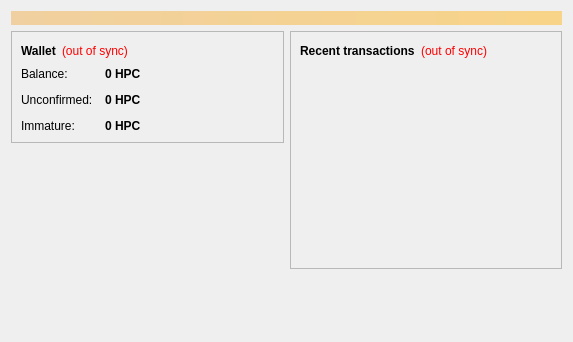
<?xml version="1.0" encoding="UTF-8"?>
<ui version="4.0">
 <class>OverviewPage</class>
 <widget class="QWidget" name="OverviewPage">
  <property name="geometry">
   <rect>
    <x>0</x>
    <y>0</y>
    <width>573</width>
    <height>342</height>
   </rect>
  </property>
  <property name="windowTitle">
   <string>Form</string>
  </property>
  <layout class="QVBoxLayout" name="topLayout">
   <item>
    <widget class="QLabel" name="labelAlerts">
     <property name="visible">
      <bool>false</bool>
     </property>
     <property name="styleSheet">
      <string notr="true">background-color: qlineargradient(x1: 0, y1: 0, x2: 1, y2: 0, stop:0 #F0D0A0, stop:1 #F8D488); color:#000000;</string>
     </property>
     <property name="wordWrap">
      <bool>true</bool>
     </property>
     <property name="margin">
      <number>3</number>
     </property>
    </widget>
   </item>
   <item>
    <layout class="QHBoxLayout" name="horizontalLayout" stretch="1,1">
     <item>
      <layout class="QVBoxLayout" name="verticalLayout_2">
       <item>
        <widget class="QFrame" name="frame">
         <property name="frameShape">
          <enum>QFrame::StyledPanel</enum>
         </property>
         <property name="frameShadow">
          <enum>QFrame::Raised</enum>
         </property>
         <layout class="QVBoxLayout" name="verticalLayout_4">
          <item>
           <layout class="QHBoxLayout" name="horizontalLayout_4">
            <item>
             <widget class="QLabel" name="label_5">
              <property name="font">
               <font>
                <weight>75</weight>
                <bold>true</bold>
               </font>
              </property>
              <property name="text">
               <string>Wallet</string>
              </property>
             </widget>
            </item>
            <item>
             <widget class="QLabel" name="labelWalletStatus">
              <property name="toolTip">
               <string>The displayed information may be out of date. Your wallet automatically synchronizes with the Bitcoin network after a connection is established, but this process has not completed yet.</string>
              </property>
              <property name="styleSheet">
               <string notr="true">QLabel { color: red; }</string>
              </property>
              <property name="text">
               <string notr="true">(out of sync)</string>
              </property>
              <property name="alignment">
               <set>Qt::AlignLeading|Qt::AlignLeft|Qt::AlignVCenter</set>
              </property>
             </widget>
            </item>
            <item>
             <spacer name="horizontalSpacer_2">
              <property name="orientation">
               <enum>Qt::Horizontal</enum>
              </property>
              <property name="sizeHint" stdset="0">
               <size>
                <width>40</width>
                <height>20</height>
               </size>
              </property>
             </spacer>
            </item>
           </layout>
          </item>
          <item>
           <layout class="QFormLayout" name="formLayout_2">
            <property name="fieldGrowthPolicy">
             <enum>QFormLayout::AllNonFixedFieldsGrow</enum>
            </property>
            <property name="horizontalSpacing">
             <number>12</number>
            </property>
            <property name="verticalSpacing">
             <number>12</number>
            </property>
            <item row="0" column="0">
             <widget class="QLabel" name="label">
              <property name="text">
               <string>Balance:</string>
              </property>
             </widget>
            </item>
            <item row="0" column="1">
             <widget class="QLabel" name="labelBalance">
              <property name="font">
               <font>
                <weight>75</weight>
                <bold>true</bold>
               </font>
              </property>
              <property name="cursor">
               <cursorShape>IBeamCursor</cursorShape>
              </property>
              <property name="toolTip">
               <string>Your current balance</string>
              </property>
              <property name="text">
               <string notr="true">0 HPC</string>
              </property>
              <property name="textInteractionFlags">
               <set>Qt::LinksAccessibleByMouse|Qt::TextSelectableByKeyboard|Qt::TextSelectableByMouse</set>
              </property>
             </widget>
            </item>
            <item row="1" column="0">
             <widget class="QLabel" name="label_3">
              <property name="text">
               <string>Unconfirmed:</string>
              </property>
             </widget>
            </item>
            <item row="1" column="1">
             <widget class="QLabel" name="labelUnconfirmed">
              <property name="font">
               <font>
                <weight>75</weight>
                <bold>true</bold>
               </font>
              </property>
              <property name="cursor">
               <cursorShape>IBeamCursor</cursorShape>
              </property>
              <property name="toolTip">
               <string>Total of transactions that have yet to be confirmed, and do not yet count toward the current balance</string>
              </property>
              <property name="text">
               <string notr="true">0 HPC</string>
              </property>
              <property name="textInteractionFlags">
               <set>Qt::LinksAccessibleByMouse|Qt::TextSelectableByKeyboard|Qt::TextSelectableByMouse</set>
              </property>
             </widget>
            </item>
            <item row="2" column="0">
             <widget class="QLabel" name="labelImmatureText">
              <property name="text">
               <string>Immature:</string>
              </property>
             </widget>
            </item>
            <item row="2" column="1">
             <widget class="QLabel" name="labelImmature">
              <property name="font">
               <font>
                <weight>75</weight>
                <bold>true</bold>
               </font>
              </property>
              <property name="toolTip">
               <string>Mined balance that has not yet matured</string>
              </property>
              <property name="text">
               <string notr="true">0 HPC</string>
              </property>
              <property name="textInteractionFlags">
               <set>Qt::LinksAccessibleByMouse|Qt::TextSelectableByKeyboard|Qt::TextSelectableByMouse</set>
              </property>
             </widget>
            </item>
           </layout>
          </item>
         </layout>
        </widget>
       </item>
       <item>
        <spacer name="verticalSpacer">
         <property name="orientation">
          <enum>Qt::Vertical</enum>
         </property>
         <property name="sizeHint" stdset="0">
          <size>
           <width>20</width>
           <height>40</height>
          </size>
         </property>
        </spacer>
       </item>
      </layout>
     </item>
     <item>
      <layout class="QVBoxLayout" name="verticalLayout_3">
       <item>
        <widget class="QFrame" name="frame_2">
         <property name="frameShape">
          <enum>QFrame::StyledPanel</enum>
         </property>
         <property name="frameShadow">
          <enum>QFrame::Raised</enum>
         </property>
         <layout class="QVBoxLayout" name="verticalLayout">
          <item>
           <layout class="QHBoxLayout" name="horizontalLayout_2">
            <item>
             <widget class="QLabel" name="label_4">
              <property name="text">
               <string>&lt;b&gt;Recent transactions&lt;/b&gt;</string>
              </property>
             </widget>
            </item>
            <item>
             <widget class="QLabel" name="labelTransactionsStatus">
              <property name="toolTip">
               <string>The displayed information may be out of date. Your wallet automatically synchronizes with the Bitcoin network after a connection is established, but this process has not completed yet.</string>
              </property>
              <property name="styleSheet">
               <string notr="true">QLabel { color: red; }</string>
              </property>
              <property name="text">
               <string notr="true">(out of sync)</string>
              </property>
              <property name="alignment">
               <set>Qt::AlignRight|Qt::AlignTrailing|Qt::AlignVCenter</set>
              </property>
             </widget>
            </item>
            <item>
             <spacer name="horizontalSpacer">
              <property name="orientation">
               <enum>Qt::Horizontal</enum>
              </property>
              <property name="sizeHint" stdset="0">
               <size>
                <width>40</width>
                <height>20</height>
               </size>
              </property>
             </spacer>
            </item>
           </layout>
          </item>
          <item>
           <widget class="QListView" name="listTransactions">
            <property name="styleSheet">
             <string notr="true">QListView { background: transparent; }</string>
            </property>
            <property name="frameShape">
             <enum>QFrame::NoFrame</enum>
            </property>
            <property name="verticalScrollBarPolicy">
             <enum>Qt::ScrollBarAlwaysOff</enum>
            </property>
            <property name="horizontalScrollBarPolicy">
             <enum>Qt::ScrollBarAlwaysOff</enum>
            </property>
            <property name="selectionMode">
             <enum>QAbstractItemView::NoSelection</enum>
            </property>
           </widget>
          </item>
         </layout>
        </widget>
       </item>
       <item>
        <spacer name="verticalSpacer_2">
         <property name="orientation">
          <enum>Qt::Vertical</enum>
         </property>
         <property name="sizeHint" stdset="0">
          <size>
           <width>20</width>
           <height>40</height>
          </size>
         </property>
        </spacer>
       </item>
      </layout>
     </item>
    </layout>
   </item>
  </layout>
 </widget>
 <resources/>
 <connections/>
</ui>
